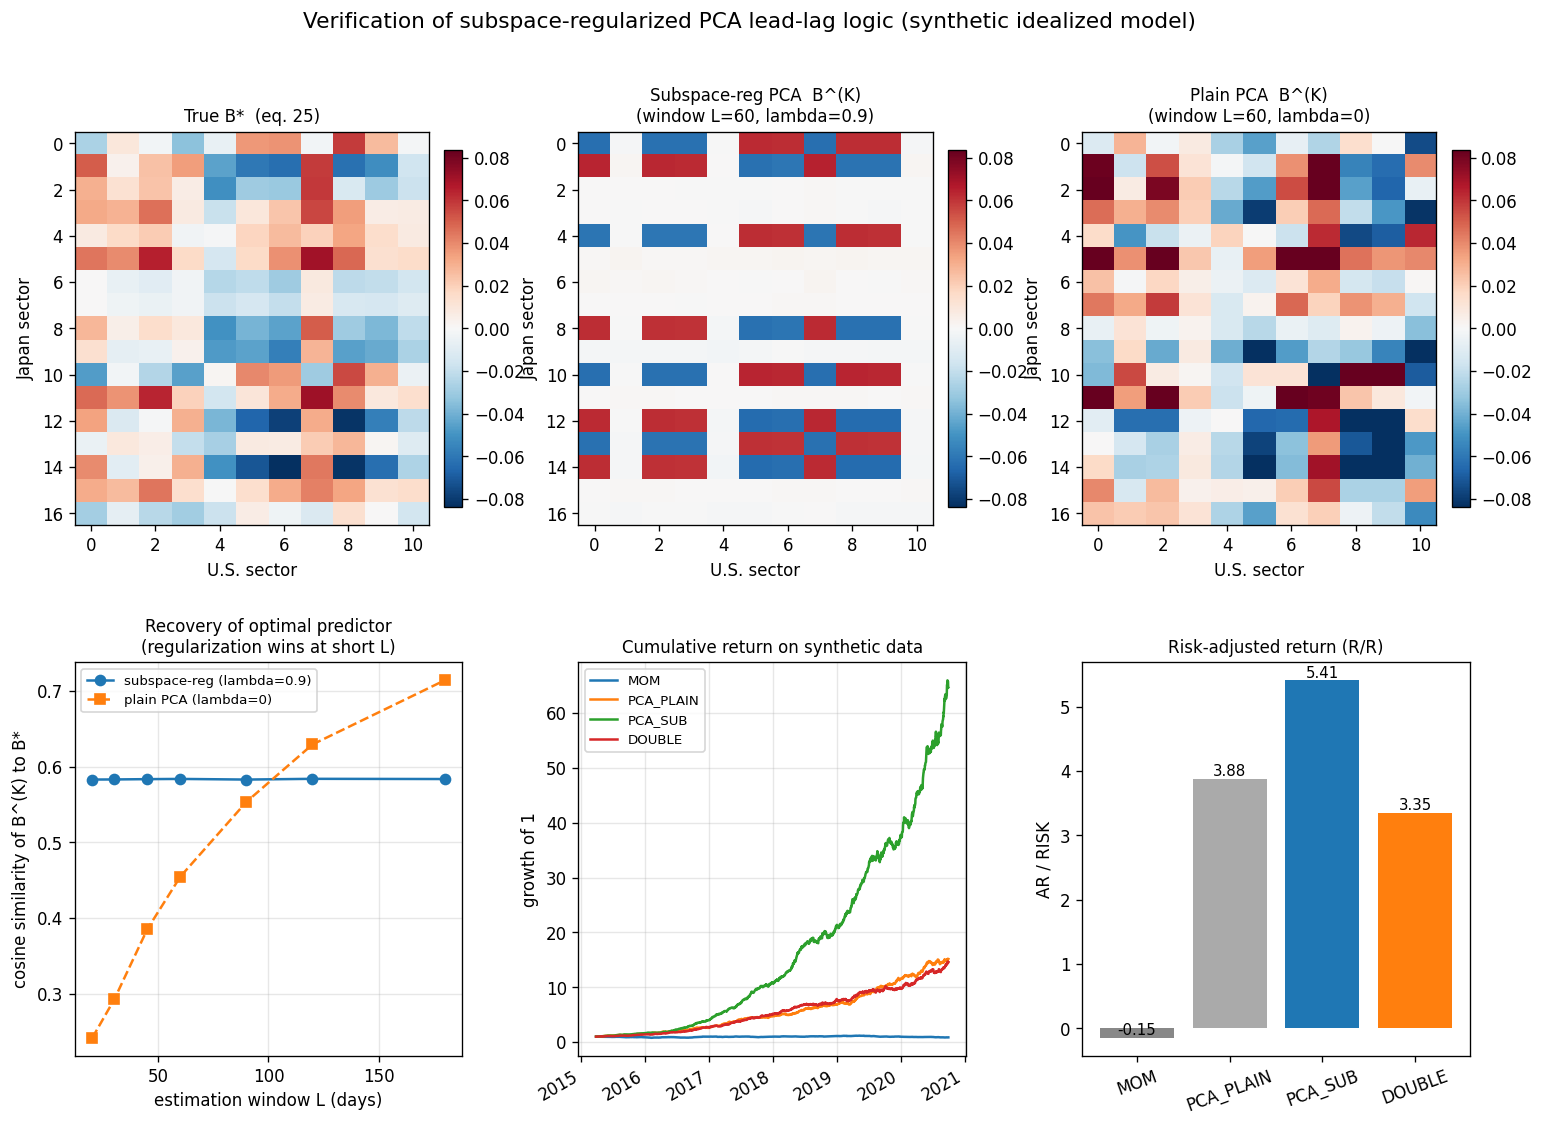

Write the Python code that produced this figure.
"""
verify_logic.py
===============
Verify the *logic* of the paper

    "Lead-lag strategies for Japanese and U.S. sectors using
     subspace regularization PCA"

on synthetic data generated from the idealized factor model of
Propositions 1-2 (eqs. 23-26).  Because the data-generating process is
known, we can check every claim the paper makes, rather than relying on
the empirical ETF history.

What this script demonstrates
-----------------------------
1.  Under the model  z_{U,t}   = V*_U g_t + e_U
                     z_{J,t+1} = V*_J g_t + e_J     (U.S. factors spill
    over to Japan the next day), the best linear predictor of tomorrow's
    Japanese returns from today's U.S. returns is

        B* = Sigma_JU Sigma_UU^-1                    (Prop. 2)

    which collapses to the paper's closed form 1/(1+sigma_U^2) V*_J V*_U^T
    (eq. 25) *only* when V*_U has orthonormal columns.  The generator is
    built so that assumption genuinely holds, and the script checks that
    the two expressions agree -- turning the premise of eq. (25) into a
    test rather than an assumption.

2.  The subspace-regularized PCA predictor B^(K)_t (eq. 21) is compared to
    B* on two axes: the cosine of the whole matrix, and the rank correlation
    of the *book* the two imply -- which is what the strategy actually uses,
    and where shrinkage looks very different.  Under the defaults the
    regularized estimate has the worse matrix cosine and much the better
    book rank IC: eqs. (3)-(7) only need the ordering of the 17 Japanese
    sectors, so the entrywise bias shrinkage buys is largely free.

3.  A long/short strategy built on the regularized signal is compared to
    momentum, plain PCA and the double sort (Table 2).

None of this is rigged to succeed.  The generator has three knobs that each
break the paper's conclusion, and the defaults are not the flattering end of
any of them -- raise ``--prior-misspec`` or ``--loading-drift`` far enough
and PCA_PLAIN wins, which is the correct answer under those conditions.

Three assumptions the paper leaves implicit are made explicit here:

* **Same-day co-movement.**  Eqs. (23)-(24) only relate z_{U,t} to
  z_{J,t+1}, but the estimator reads V*_J off the *contemporaneous* joint
  correlation matrix C_t.  If Japan did not also co-move with the U.S. on
  the same day, V*_J would not be identified at all.  ``--contemp-rho``
  controls that channel; at 0 the estimator has nothing to latch onto.
* **Orthonormality of V*_U** (see 1 above), required by the Woodbury step
  in the proof of Prop. 2 but not satisfied by a *block* of a joint PCA
  eigenbasis.  ``--predictor ridge`` applies the correction.
* **A moving factor structure.**  Shrinkage is only worth its bias if the
  short window is genuinely unable to pin the structure down (Section 4.4).
  With frozen loadings plain PCA at L=60 is already accurate, so the paper's
  own argument needs the loadings to wobble: ``--loading-drift`` does that,
  mean-reverting so that the prior stays a valid long-run description.

Run
---
    python3 verify_logic.py [--seed 0] [--days 1500] [--out fig.png]
    python3 verify_logic.py --prior-misspec 1.0     # prior carries no truth
    python3 verify_logic.py --contemp-rho 0.0       # break identification
    python3 verify_logic.py --loading-drift 0       # freeze the structure
    python3 verify_logic.py --predictor ridge       # Prop. 2 correction

It prints a metrics table and writes a multi-panel figure.
"""

from __future__ import annotations

import argparse
import os
import numpy as np
import pandas as pd

import matplotlib
matplotlib.use("Agg")          # headless: write PNG, never open a window
import matplotlib.pyplot as plt

import common as C

# Rows of the synthetic sample reserved for estimating the prior C0.  The
# backtest starts after them, mirroring the paper's split (C0 from
# 2010-2014, evaluation from 2015 on) instead of overlapping the two.
PRIOR_ROWS = 400


# ---------------------------------------------------------------------------
# Synthetic idealized model (eqs. 23-24, extended so the joint correlation
# matrix is informative)
# ---------------------------------------------------------------------------
def _equal_norm_frame(M: np.ndarray, iters: int = 200) -> np.ndarray:
    """Nearest equal-norm tight frame to ``M`` (n, K), by alternating projection.

    Alternates between the two properties the idealized model needs:

    * orthonormal columns  ``V^T V = I_K``  -- required by the Woodbury step
      in the proof of Prop. 2, and
    * equal row norms ``||v_i||^2 = K/n`` -- so that every asset has the same
      total variance ``||v_i||^2 + sigma^2``.  Without this the pipeline's
      per-asset standardisation (eq. 9) divides each row by a *different*
      factor, the effective loadings stop being orthonormal, and eq. (25)
      cannot hold exactly however the columns were built.

    Both are fixed points, and the iteration keeps the frame close to the
    starting directions, so a prior-derived ``M`` stays prior-derived.
    """
    n, K = M.shape
    target = np.sqrt(K / n)
    V = M.astype(float).copy()
    for _ in range(iters):
        nrm = np.linalg.norm(V, axis=1, keepdims=True)
        V = V / np.where(nrm < 1e-12, 1e-12, nrm) * target
        Q, _ = np.linalg.qr(V)
        V = Q[:, :K]
    nrm = np.linalg.norm(V, axis=1, keepdims=True)
    return V / np.where(nrm < 1e-12, 1e-12, nrm) * target


def _loading_path(base: np.ndarray, days: int, drift: float, rng, phi=0.98):
    """(days, n, K) loadings wobbling around ``base`` as an OU process.

    The paper's case for shrinkage is that a short rolling window cannot pin
    down a factor structure that *moves* (Section 4.4).  A stationary
    generator cannot exhibit that: with fixed loadings, plain PCA at L=60 is
    already accurate and regularization only adds bias.

    The deviation is mean-reverting, not a random walk, because the paper's
    prior stands for a *long-run* structure: the short window is noisy about
    it, but it does not become permanently wrong.  A random walk would drift
    the truth away from the prior for good, which tests a different (and
    unflattering) claim than the one the paper makes.  ``phi=0.98`` gives a
    half-life of about 35 sessions -- short relative to the 60-day window,
    long relative to a day.

    Each asset's loading norm is held at its base value, so the unit total
    variance the model assumes survives the wobble.
    """
    x = np.zeros(base.shape)
    out = np.empty((days, *base.shape))
    for t in range(days):
        x = phi * x + drift * rng.standard_normal(base.shape)
        out[t] = base + x
    tgt = np.linalg.norm(base, axis=1, keepdims=True)[None, :, :]
    nrm = np.linalg.norm(out, axis=2, keepdims=True)
    return out * (tgt / np.maximum(nrm, 1e-12))


def make_synthetic(seed=0, days=1500, factor_vol=0.011, K_true=3,
                   start_date="2015-01-01", prior_misspec=0.15,
                   contemp_rho=1.0, loading_drift=0.01):
    """Generate prices/returns consistent with the lead-lag factor model.

    The common factor g_t drives

        * U.S.   close-to-close on day t,
        * Japan  close-to-close on day t   (scaled by ``contemp_rho``: this
          is what makes the joint correlation matrix informative about
          V*_J, and it is an assumption the paper never states), and
        * Japan  open-to-close on day t+1  (the tradeable spillover).

    Everything is generated directly in *standardised* space with unit
    variance per asset, so the rolling standardisation of eqs. (8)-(9) is a
    no-op in expectation and the estimator sees exactly the model of
    eqs. (23)-(24).  That in turn makes the noise levels implied rather than
    free: with orthonormal columns ``sum_i ||v_i||^2 = K``, so equal row
    norms give ``||v_i||^2 = K/n`` and ``sigma^2 = 1 - K/n``.

    ``prior_misspec`` in [0, 1] blends the paper's prior directions with a
    random subspace: 0 makes the prior exactly right (which is what the
    original generator did, so regularization could not lose), 1 makes it
    carry no information about the truth.
    """
    rng = np.random.default_rng(seed)

    tickers = C.US_TICKERS + C.JP_TICKERS
    N = len(tickers)
    idx = {t: i for i, t in enumerate(tickers)}
    us_idx = np.array([idx[t] for t in C.US_TICKERS])
    jp_idx = np.array([idx[t] for t in C.JP_TICKERS])
    NU, NJ = len(us_idx), len(jp_idx)

    # True loadings: the paper's prior directions blended toward a random
    # subspace by `prior_misspec`, then shaped into the frame the idealized
    # model needs.
    V0 = C.build_prior_vectors(tickers)[:, :K_true]
    R = rng.standard_normal((N, K_true))
    R /= np.linalg.norm(R, axis=0, keepdims=True)
    M = (1.0 - prior_misspec) * V0 + prior_misspec * R

    # U.S.: orthonormal columns *and* equal row norms (Prop. 2 needs both).
    Vstar_U = _equal_norm_frame(M[us_idx])
    # The frame construction rotates the columns of M[us] within their span,
    # so column k of V*_U no longer names the same factor as column k of
    # M[jp].  Recover that rotation and apply it to the Japanese block too --
    # both blocks have to be written in the *same* factor basis, or the two
    # halves of the model load on different g's and B* comes out anti-aligned.
    T = np.linalg.pinv(M[us_idx]) @ Vstar_U
    # Japan: Prop. 2 puts no orthogonality condition on V*_J, only the unit
    # total variance that equal row norms give.  Row scaling is diagonal on
    # the left, so it preserves the factor basis fixed above.
    Vstar_J = M[jp_idx] @ T
    Vstar_J *= np.sqrt(K_true / NJ) / np.linalg.norm(Vstar_J, axis=1,
                                                     keepdims=True)

    # Implied idiosyncratic variances: total variance per asset is 1.
    sigma2_u = 1.0 - K_true / NU
    sigma2_j = 1.0 - K_true / NJ
    sigma_u, sigma_j = np.sqrt(sigma2_u), np.sqrt(sigma2_j)

    # Loading path: constant when loading_drift == 0, otherwise a slow walk
    # around the base loadings so a 60-day window is genuinely too short.
    base = np.empty((N, K_true))
    base[us_idx], base[jp_idx] = Vstar_U, Vstar_J
    if loading_drift > 0:
        Vpath = _loading_path(base, days, loading_drift, rng)
    else:
        Vpath = np.broadcast_to(base, (days, N, K_true))
    VU_t = np.ascontiguousarray(Vpath[:, us_idx, :])   # (days, NU, K)
    VJ_t = np.ascontiguousarray(Vpath[:, jp_idx, :])   # (days, NJ, K)

    g = rng.standard_normal((days, K_true))         # common factors g_t

    zU = (np.einsum("tk,tnk->tn", g, VU_t)
          + sigma_u * rng.standard_normal((days, NU)))
    # Same-day Japanese co-movement, dialled by contemp_rho but always unit
    # variance so the correlation matrix stays a correlation matrix.
    cc_noise = np.sqrt(max(1.0 - contemp_rho ** 2 * K_true / NJ, 1e-12))
    zJ_cc = (contemp_rho * np.einsum("tk,tnk->tn", g, VJ_t)
             + cc_noise * rng.standard_normal((days, NJ)))
    # Japan on t+1 loads on g_t through the loadings *in force at t*.
    zJ_oc_next = (np.einsum("tk,tnk->tn", g, VJ_t)
                  + sigma_j * rng.standard_normal((days, NJ)))

    # turn standardised shocks into return series with realistic vol
    us_vol = factor_vol * (1.0 + 0.3 * rng.random(NU))
    jp_vol = factor_vol * (1.0 + 0.3 * rng.random(NJ))

    rcc = np.zeros((days, N))
    rcc[:, us_idx] = zU * us_vol
    rcc[:, jp_idx] = zJ_cc * jp_vol

    # tradeable Japanese open-to-close, lagged one day (roc_J[t+1] uses g_t)
    roc_J = np.full((days, NJ), np.nan)
    roc_J[1:] = (zJ_oc_next[:-1]) * jp_vol          # row t+1 driven by g_t

    dates = pd.bdate_range(start_date, periods=days)
    rcc_df = pd.DataFrame(rcc, index=dates, columns=tickers)
    roc_df = pd.DataFrame(roc_J, index=dates, columns=C.JP_TICKERS)

    return dict(rcc=rcc_df, roc_J=roc_df, tickers=tickers,
                Vstar_U=Vstar_U, Vstar_J=Vstar_J,
                VU_t=VU_t, VJ_t=VJ_t,
                us_idx=us_idx, jp_idx=jp_idx,
                sigma2_u=sigma2_u, sigma2_j=sigma2_j,
                prior_misspec=prior_misspec, contemp_rho=contemp_rho,
                loading_drift=loading_drift)


# ---------------------------------------------------------------------------
# Claim 1 + 2: recover B* and compare estimation accuracy vs window length
# ---------------------------------------------------------------------------
def blp_predictor(syn, t=None):
    """B* = Sigma_JU Sigma_UU^-1, the best linear predictor (Prop. 2).

    Computed straight from the definition, so it is the correct target
    whatever shape V*_U happens to have.  With ``loading_drift > 0`` the
    loadings move, so pass the day ``t`` whose predictor you want; omitting
    it uses the base loadings.
    """
    if t is None:
        VU, VJ = syn["Vstar_U"], syn["Vstar_J"]
    else:
        VU, VJ = syn["VU_t"][t], syn["VJ_t"][t]
    Sigma_JU = VJ @ VU.T
    Sigma_UU = VU @ VU.T + syn["sigma2_u"] * np.eye(VU.shape[0])
    return Sigma_JU @ np.linalg.inv(Sigma_UU)


def closed_form_predictor(syn, t=None):
    """The paper's eq. (25): B* = 1/(1+sigma_U^2) V*_J V*_U^T.

    Equal to :func:`blp_predictor` only when V*_U^T V*_U = I_K.
    """
    VU = syn["Vstar_U"] if t is None else syn["VU_t"][t]
    VJ = syn["Vstar_J"] if t is None else syn["VJ_t"][t]
    return (1.0 / (1.0 + syn["sigma2_u"])) * (VJ @ VU.T)


def build_prior(syn):
    """Subspace prior from the first PRIOR_ROWS rows (mirrors C_full, 2010-2014)."""
    V0 = C.build_prior_vectors(syn["tickers"])
    train = syn["rcc"].values[:PRIOR_ROWS]
    Zt, _, _ = C.standardize_window(train)
    return C.build_C0(C.correlation_from_Z(Zt), V0)


def estimate_B(syn, C0, t, L, lam, K=3, mode="paper"):
    """Estimate B^(K)_t from a window ending at t (eq. 21)."""
    window = syn["rcc"].values[t - L:t]
    Z, _, _ = C.standardize_window(window)
    C_t = C.correlation_from_Z(Z)
    VK, evals = C.regularized_pca(C_t, C0, lam=lam, K=K)
    return C.predictor_matrix(VK, syn["us_idx"], syn["jp_idx"], mode=mode,
                              sigma2=C.residual_variance(evals, K))


def subspace_alignment(B_est, B_true):
    """Cosine similarity between the two predictor matrices (scale-free).

    B = V_J V_U^T is invariant to flipping the sign of any eigenvector
    column, so a negative value here is a genuine estimation failure and is
    reported as such rather than being flipped away.
    """
    a, b = B_est.ravel(), B_true.ravel()
    return float(a @ b / (np.linalg.norm(a) * np.linalg.norm(b) + 1e-12))


def signal_rank_ic(B_est, B_true, z_U):
    """Spearman correlation between the books B_est and B* imply for one day.

    The strategy never sees B itself -- it sorts ``B z_{U,t}`` and trades the
    tails (eqs. 3-7).  Two matrices can be far apart entrywise and still rank
    the 17 Japanese sectors identically, which is why this is reported next
    to the matrix cosine: shrinkage buys a large drop in variance at the cost
    of an entrywise bias the cosine punishes and the book does not.
    """
    a = pd.Series(B_est @ z_U)
    b = pd.Series(B_true @ z_U)
    return float(a.corr(b, method="spearman"))


def accuracy_vs_window(syn, C0, mode="paper",
                       windows=(20, 30, 45, 60, 90, 120, 180), reps=40):
    """For each L, compare plain vs regularized estimates against B*.

    Two columns per estimator: the matrix cosine, and the rank correlation of
    the books the two predictors imply on the day in question.
    """
    T = len(syn["rcc"])
    rcc_v = syn["rcc"].values
    us_idx = syn["us_idx"]
    rng = np.random.default_rng(123)
    res = {"L": [], "plain": [], "sub": [], "plain_IC": [], "sub_IC": []}
    for L in windows:
        al_p, al_s, ic_p, ic_s = [], [], [], []
        for _ in range(reps):
            t = rng.integers(max(L, PRIOR_ROWS), T - 1)
            B_true = blp_predictor(syn, t)
            Bp = estimate_B(syn, C0, t, L, 0.0, mode=mode)
            Bs = estimate_B(syn, C0, t, L, 0.9, mode=mode)
            al_p.append(subspace_alignment(Bp, B_true))
            al_s.append(subspace_alignment(Bs, B_true))
            # the day's standardised U.S. shock, exactly as eq. (17) builds it
            _, mu, sig = C.standardize_window(rcc_v[t - L:t])
            z_U = (rcc_v[t, us_idx] - mu[us_idx]) / sig[us_idx]
            ic_p.append(signal_rank_ic(Bp, B_true, z_U))
            ic_s.append(signal_rank_ic(Bs, B_true, z_U))
        res["L"].append(L)
        res["plain"].append(np.mean(al_p))
        res["sub"].append(np.mean(al_s))
        res["plain_IC"].append(np.mean(ic_p))
        res["sub_IC"].append(np.mean(ic_s))
    return pd.DataFrame(res)


# ---------------------------------------------------------------------------
# Claim 3: strategy backtest on synthetic data
# ---------------------------------------------------------------------------
def run_strategies(syn, C0, L=60, lam=0.9, mode="paper"):
    """Backtest on the post-prior slice only, so C0 is strictly out-of-sample."""
    rcc = syn["rcc"].iloc[PRIOR_ROWS:]
    roc = syn["roc_J"].iloc[PRIOR_ROWS:]
    rets = C.run_backtest(rcc, roc, syn["tickers"], C.JP_TICKERS, C0,
                          L=L, lam=lam, mode=mode)
    metrics = {m: C.performance_metrics(rets[m].values) for m in rets.columns}
    return rets, pd.DataFrame(metrics).T


# ---------------------------------------------------------------------------
# Plotting
# ---------------------------------------------------------------------------
def make_figure(syn, C0, acc_df, rets, metrics, out_path, mode="paper"):
    # representative estimates at a short window, inside the evaluation slice
    t = (PRIOR_ROWS + len(syn["rcc"])) // 2
    B_true = blp_predictor(syn, t)
    B_sub = estimate_B(syn, C0, t, 60, 0.9, mode=mode)
    B_plain = estimate_B(syn, C0, t, 60, 0.0, mode=mode)

    fig = plt.figure(figsize=(15, 10))
    gs = fig.add_gridspec(2, 3, height_ratios=[1, 1], hspace=0.35, wspace=0.3)

    vmax = np.abs(B_true).max()
    for ax, M, title in [
        (fig.add_subplot(gs[0, 0]), B_true, "True B*  (Prop. 2)"),
        (fig.add_subplot(gs[0, 1]), B_sub, "Subspace-reg PCA  B^(K)\n(window L=60, lambda=0.9)"),
        (fig.add_subplot(gs[0, 2]), B_plain, "Plain PCA  B^(K)\n(window L=60, lambda=0)"),
    ]:
        im = ax.imshow(M, cmap="RdBu_r", vmin=-vmax, vmax=vmax, aspect="auto")
        ax.set_title(title, fontsize=10)
        ax.set_xlabel("U.S. sector")
        ax.set_ylabel("Japan sector")
        fig.colorbar(im, ax=ax, fraction=0.046, pad=0.04)

    # accuracy vs window
    ax2 = fig.add_subplot(gs[1, 0])
    ax2.plot(acc_df["L"], acc_df["sub"], "o-", color="#1f77b4",
             label="subspace-reg, cosine")
    ax2.plot(acc_df["L"], acc_df["plain"], "s--", color="#888",
             label="plain PCA, cosine")
    ax2.plot(acc_df["L"], acc_df["sub_IC"], "o-", color="#1f77b4", alpha=0.45,
             label="subspace-reg, book rank IC")
    ax2.plot(acc_df["L"], acc_df["plain_IC"], "s--", color="#888", alpha=0.45,
             label="plain PCA, book rank IC")
    ax2.axhline(0, color="k", lw=0.8)
    ax2.set_xlabel("estimation window L (days)")
    ax2.set_ylabel("agreement with B*")
    ax2.set_title(
        f"Recovery of the best linear predictor\n"
        f"(prior misspec={syn['prior_misspec']:.2f}, "
        f"contemp rho={syn['contemp_rho']:.2f}, "
        f"drift={syn['loading_drift']:g})", fontsize=10)
    ax2.legend(fontsize=8)
    ax2.grid(alpha=0.3)

    # cumulative returns
    ax3 = fig.add_subplot(gs[1, 1])
    cum = (1.0 + rets).cumprod()
    for col in cum.columns:
        ax3.plot(cum.index, cum[col].values, label=col)
    ax3.set_title("Cumulative return on synthetic data", fontsize=10)
    ax3.set_ylabel("growth of 1")
    ax3.legend(fontsize=8)
    ax3.grid(alpha=0.3)
    for lab in ax3.get_xticklabels():
        lab.set_rotation(30)
        lab.set_ha("right")

    # metrics bars
    ax4 = fig.add_subplot(gs[1, 2])
    order = ["MOM", "PCA_PLAIN", "PCA_SUB", "DOUBLE"]
    rr = [metrics.loc[m, "RR"] for m in order]
    colors = ["#888", "#aaa", "#1f77b4", "#ff7f0e"]
    ax4.bar(order, rr, color=colors)
    ax4.axhline(0, color="k", lw=0.8)
    ax4.set_title("Risk-adjusted return (R/R)", fontsize=10)
    ax4.set_ylabel("AR / RISK")
    for i, v in enumerate(rr):
        ax4.text(i, v, f"{v:.2f}", ha="center", va="bottom", fontsize=9)
    for lab in ax4.get_xticklabels():
        lab.set_rotation(20)

    fig.suptitle("Verification of subspace-regularized PCA lead-lag logic "
                 f"(synthetic idealized model, predictor={mode})", fontsize=13,
                 y=0.98)
    os.makedirs(os.path.dirname(out_path) or ".", exist_ok=True)
    fig.savefig(out_path, dpi=120, bbox_inches="tight")
    print(f"[figure] written to {out_path}")


# ---------------------------------------------------------------------------
def main():
    ap = argparse.ArgumentParser()
    ap.add_argument("--seed", type=int, default=0)
    ap.add_argument("--days", type=int, default=1500)
    ap.add_argument("--prior-misspec", type=float, default=0.15,
                    help="0 = the prior directions are exactly the truth, "
                         "1 = the prior carries no information (default 0.15)")
    ap.add_argument("--contemp-rho", type=float, default=1.0,
                    help="strength of same-day U.S./Japan co-movement, the "
                         "unstated assumption that identifies V*_J from the "
                         "contemporaneous C_t (default 1.0)")
    ap.add_argument("--loading-drift", type=float, default=0.01,
                    help="per-day random-walk step of the true loadings; 0 "
                         "freezes the factor structure, which removes the "
                         "instability the paper's shrinkage exists to fight "
                         "(default 0.01)")
    ap.add_argument("--predictor", choices=C.PREDICTOR_MODES, default="paper",
                    help="'paper' = eq. (21) verbatim, 'ridge' = the Prop. 2 "
                         "correction (default paper)")
    ap.add_argument("--out", default=os.path.join("output", "verify_logic.png"))
    args = ap.parse_args()

    print("=" * 70)
    print(" Subspace-regularized PCA lead-lag : LOGIC VERIFICATION")
    print(" (synthetic data from the idealized model of Prop. 1-2)")
    print("=" * 70)

    syn = make_synthetic(seed=args.seed, days=args.days,
                         prior_misspec=args.prior_misspec,
                         contemp_rho=args.contemp_rho,
                         loading_drift=args.loading_drift)
    C0 = build_prior(syn)
    print(f"\nUniverse: {len(C.US_TICKERS)} U.S. + {len(C.JP_TICKERS)} Japan "
          f"= {len(syn['tickers'])} assets, {args.days} trading days "
          f"({PRIOR_ROWS} reserved for the prior).")
    print(f"Generator: prior-misspec={args.prior_misspec}  "
          f"contemp-rho={args.contemp_rho}  "
          f"loading-drift={args.loading_drift}  predictor={args.predictor}")

    # --- Claim 0: does the DGP satisfy the premise of eq. (25)? ------------
    VU = syn["Vstar_U"]
    gram_err = np.abs(VU.T @ VU - np.eye(VU.shape[1])).max()
    B_true = blp_predictor(syn)
    B_closed = closed_form_predictor(syn)
    cos_closed = subspace_alignment(B_closed, B_true)
    scale_closed = np.linalg.norm(B_closed) / np.linalg.norm(B_true)
    print("\n[Premise] Prop. 2 assumes V*_U^T V*_U = I_K (used in the "
          "Woodbury step):")
    print(f"    max |V*_U^T V*_U - I| : {gram_err:.2e}")
    print(f"    eq.(25) vs Sigma_JU Sigma_UU^-1 : cos={cos_closed:.6f}  "
          f"norm ratio={scale_closed:.6f}")
    if cos_closed < 0.9999 or abs(scale_closed - 1.0) > 1e-3:
        print("    -> WARNING: the closed form is NOT the BLP for this DGP.")
    else:
        print("    -> eq. (25) holds exactly here; using it as the target.")

    # --- Claim 1: rank and one estimate -----------------------------------
    t = (PRIOR_ROWS + args.days) // 2
    B_true = blp_predictor(syn, t)
    B_sub = estimate_B(syn, C0, t, 60, 0.9, mode=args.predictor)
    B_plain = estimate_B(syn, C0, t, 60, 0.0, mode=args.predictor)
    print("\n[Claim 1-2] Predictor recovery (cosine similarity to B*, L=60):")
    print(f"    subspace-reg PCA : {subspace_alignment(B_sub, B_true):+.3f}")
    print(f"    plain PCA        : {subspace_alignment(B_plain, B_true):+.3f}")
    print(f"    rank(B*)         : {np.linalg.matrix_rank(B_true)}  "
          f"(<= K=3 as Prop. 1 requires)")

    # --- both predictor modes side by side --------------------------------
    print("\n[Prop. 2 correction] alignment to B* at L=60, lambda=0.9:")
    for m in C.PREDICTOR_MODES:
        a = subspace_alignment(estimate_B(syn, C0, t, 60, 0.9, mode=m), B_true)
        print(f"    predictor={m:<6s} : {a:+.3f}")

    # --- accuracy vs window ----------------------------------------------
    acc_df = accuracy_vs_window(syn, C0, mode=args.predictor)
    print("\n[Claim 2] Mean cosine similarity of B^(K) to B* vs window length:")
    print("  cosine = similarity of the whole matrix to B*;  "
          "IC = rank correlation of the book they imply")
    print(acc_df.to_string(index=False,
                           formatters={c: "{:+.3f}".format
                                       for c in acc_df.columns if c != "L"}))

    # --- Claim 3: strategy backtest --------------------------------------
    rets, metrics = run_strategies(syn, C0, mode=args.predictor)
    print("\n[Claim 3] Long/short performance on synthetic data "
          "(annualised, 252d):")
    show = metrics[["AR", "RISK", "RR", "MDD"]].copy()
    print(show.to_string(formatters={c: "{:.2f}".format for c in show.columns}))
    best = metrics["RR"].idxmax()
    print(f"\n  -> best risk-adjusted method: {best} "
          f"(paper's conclusion is PCA_SUB: {best == 'PCA_SUB'})")
    if args.prior_misspec >= 0.99:
        print("     note: with a fully misspecified prior there is no reason "
              "for PCA_SUB to win, and it should not be expected to.")

    make_figure(syn, C0, acc_df, rets, metrics, args.out,
                mode=args.predictor)
    print("\nDone.")


if __name__ == "__main__":
    main()
